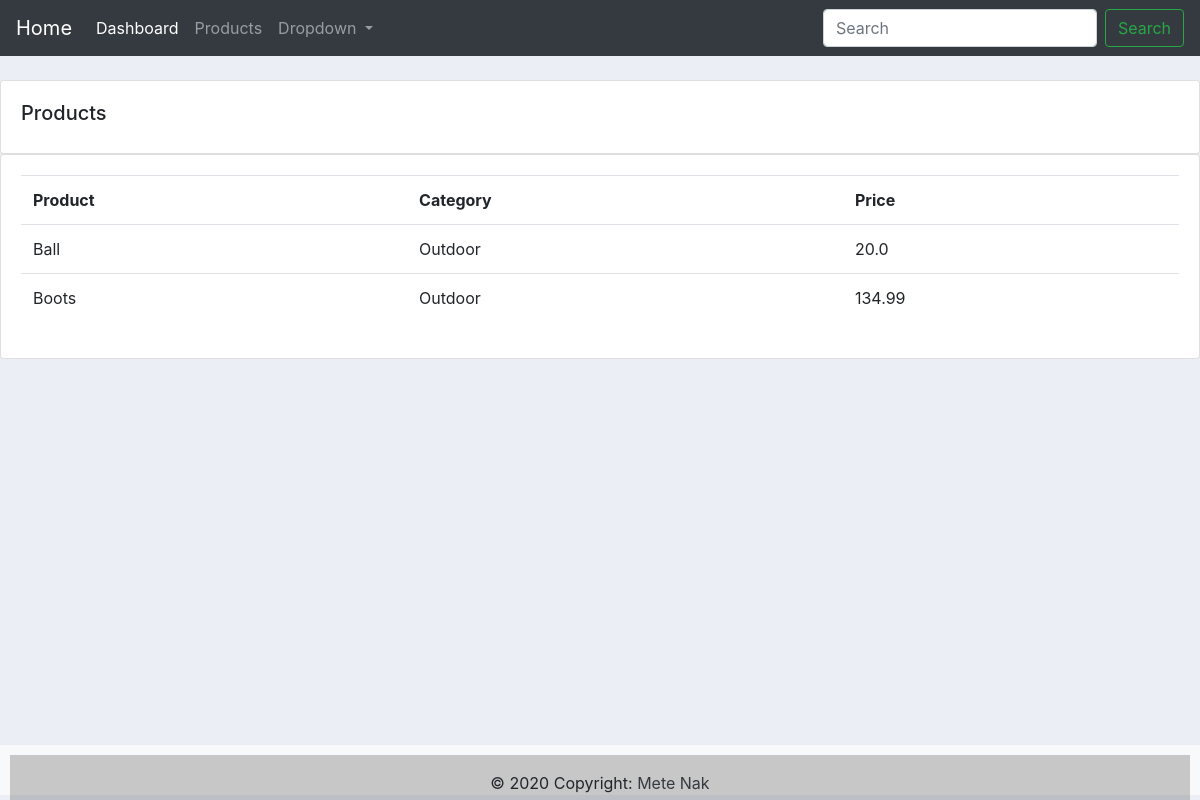
Before: /products/ with the older database file.
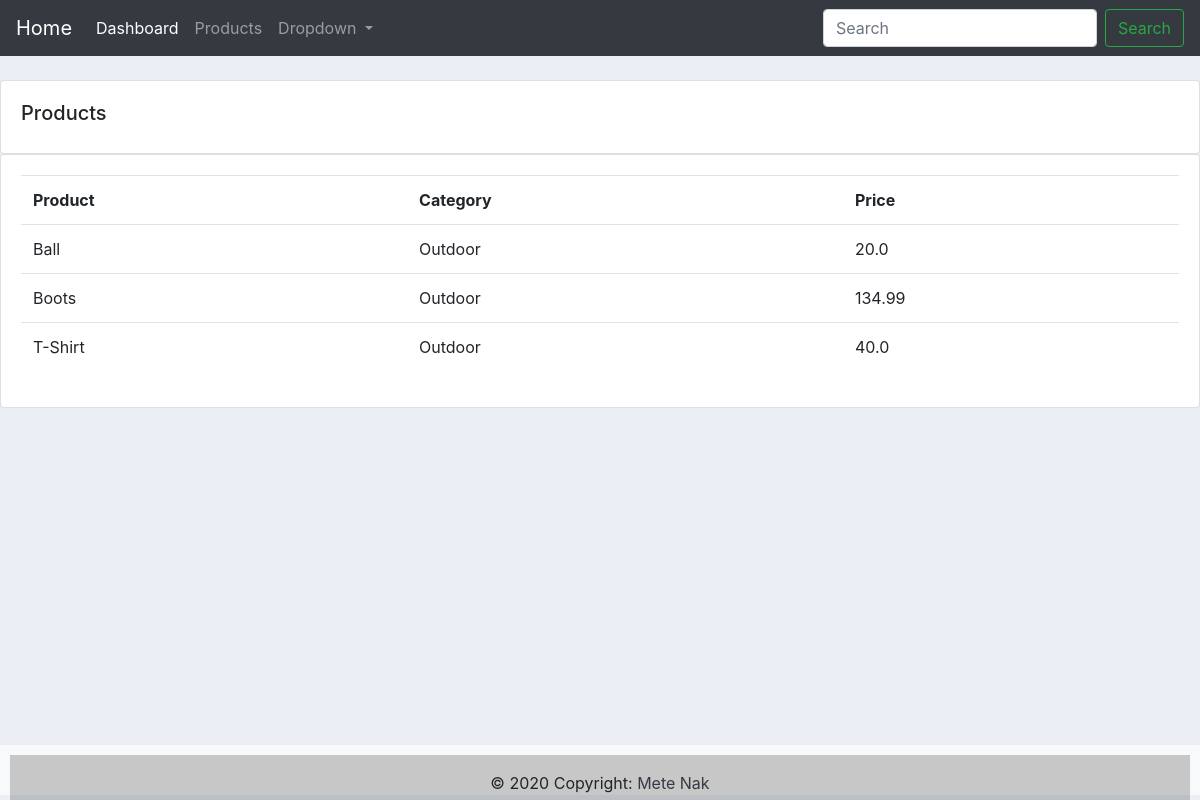
After: the same page with the newer database file.
### accounts/models.py (models this page shows, shortened)
class Product(models.Model):
    CATEGORY = (
        ("Indoor","Indoor"),
        ("Outdoor","Outdoor")
    )
    name = models.CharField(max_length=200, null=True)
    price = models.FloatField()
    category = models.CharField(max_length=200,null=True, choices=CATEGORY)
    description = models.CharField(max_length=200, null=True)
    date_created = models.DateTimeField(auto_now_add=True,null=True)

### accounts/views.py (the view)
# urls.py: path("products/", views.products, name="products"),
def products(request):
    products = Product.objects.all()
    return render(request,"accounts/products.html",{"products": products})

### accounts/templates/accounts/products.html
{% extends 'accounts/main.html' %}
{% block content %}
		<br>
		<div class="row">
			<div class="col-md">
				<div class="card card-body">
					<h5>Products</h5>
				</div>
				<div class="card card-body">
					<table class="table">
						<tr>
							<th>Product</th>
							<th>Category</th>
							<th>Price</th>
						</tr>
						{% for i in products %}
							<tr>
								<td>{{i.name}}</td>
								<td>{{i.category}}</td>
								<td>{{i.price}}</td>
							</tr>
						{% endfor %}
					</table>
				</div>
			</div>
		</div>
{% endblock %}

### accounts/templates/accounts/main.html (shortened to what this page needs)
{% load static %}
<!DOCTYPE html>
<html lang="en">
<head>
    <link rel="stylesheet" href="https://stackpath.bootstrapcdn.com/bootstrap/4.3.1/css/bootstrap.min.css">
    <link rel="stylesheet" type="text/css" href="{% static '/css/main.css' %}">
</head>
<body>
 {% include 'accounts/navbar.html' %}
    {% block content %}
    {% endblock %}
 {% include 'accounts/footer.html' %}
</body>
</html>

### accounts/templates/accounts/navbar.html (shortened to what this page needs)
<nav class="navbar navbar-expand-lg navbar-dark bg-dark">
  <a class="navbar-brand" href="/">Home</a>
  <div class="collapse navbar-collapse" id="navbarSupportedContent">
    <ul class="navbar-nav mr-auto">
      <li class="nav-item active">
        <a class="nav-link" href="/">Dashboard</a>
      </li>
      <li class="nav-item">
        <a class="nav-link" href="{% url 'products' %}">Products</a>
      </li>
      <li class="nav-item dropdown">
        <a class="nav-link dropdown-toggle" href="#" id="navbarDropdown" role="button" data-toggle="dropdown" aria-haspopup="true" aria-expanded="false">
          Dropdown
        </a>
      </li>
    </ul>
    <form class="form-inline my-2 my-lg-0">
      <input class="form-control mr-sm-2" type="search" placeholder="Search" aria-label="Search">
      <button class="btn btn-outline-success my-2 my-sm-0" type="submit">Search</button>
    </form>
  </div>
</nav>

### accounts/templates/accounts/footer.html (shortened to what this page needs)
{% load static %}
<!DOCTYPE html>
<html lang="en">
<head>
    <link rel="stylesheet" type="text/css" href="{% static 'css/footer.css' %}">
</head>
<body>
  <footer class="bg-light text-center text-lg-start">
  <div class="text-center p-3" style="background-color: rgba(0, 0, 0, 0.2)">
    © 2020 Copyright:
    <a class="text-dark" href="/">Mete Nak</a>
  </div>
</footer>
</body>
</html>

### static/css/main.css (style rules this page uses)
body { background-color: #ebeff5; }

### static/css/footer.css (style rules this page uses)
footer { position: fixed; bottom: 5px; left: 0px; width: 100%; height: 50px; padding:10px; background-color: #000; }

Changed rows visible on the page:
added Product: name "T-Shirt", category "Outdoor", price "40.0"
